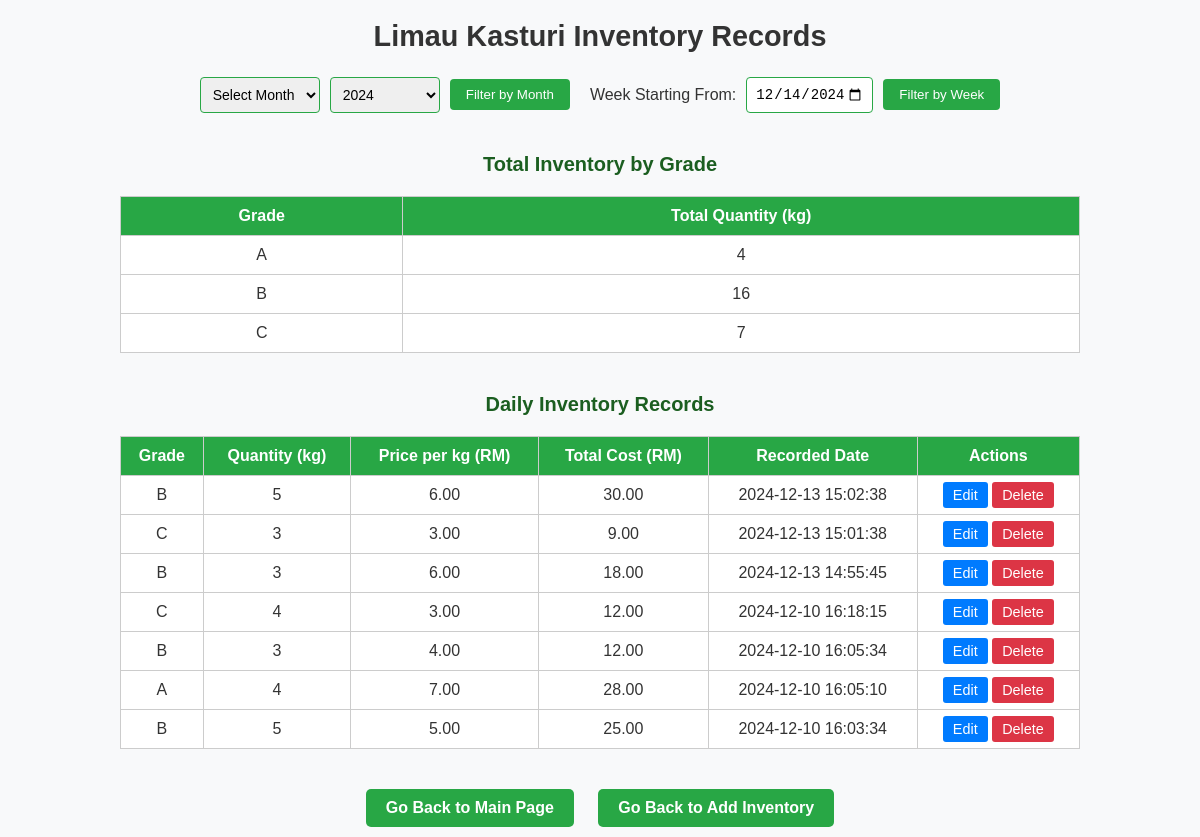
Page /InventoryManagementSystem/view_inventory.php on the committed database.
### tables this page shows
CREATE TABLE `inventory` (
  `id` int NOT NULL,
  `grade` enum('A','B','C') NOT NULL,
  `quantity` int NOT NULL,
  `price_per_kg` decimal(10,2) NOT NULL,
  `total_cost` decimal(10,2) GENERATED ALWAYS AS ((`quantity` * `price_per_kg`)) STORED,
  `recorded_date` timestamp NOT NULL DEFAULT CURRENT_TIMESTAMP
);

### InventoryManagementSystem/view_inventory.php (the view, shortened to what this page needs)
<?php
include '../db.php';
$sql = "SELECT * FROM inventory ORDER BY recorded_date DESC";
$sql_totals = "SELECT grade, SUM(quantity) AS total_quantity
               FROM inventory
               GROUP BY grade
               ORDER BY grade ASC";
?>
<!DOCTYPE html>
<html lang="en">
<head>
</head>
<body>
    <h2>Limau Kasturi Inventory Records</h2>
    <div class="filter-container">
        <form method="GET" class="filter-form">
            <select name="month" required>
                <option value="">Select Month</option>
            </select>
            <select name="year" required>
                <?php
                $current_year = isset($_GET['year']) ? $_GET['year'] : date('Y');
                for ($year = 2024; $year <= 2040; $year++) {
                    $selected = ($current_year == $year) ? 'selected' : '';
                    echo "<option value='$year' $selected>$year</option>";
                }
                ?>
            </select>
            <button type="submit" name="filter_monthly">Filter by Month</button>
        </form>
        <form method="GET" class="filter-form">
            <label>Week Starting From:</label>
            <input type="date" name="week_start"
                   value="<?php echo isset($_GET['week_start']) ? $_GET['week_start'] : date('Y-m-d'); ?>"
                   max="<?php echo date('Y-m-d'); ?>"
                   required>
            <button type="submit" name="filter_weekly">Filter by Week</button>
        </form>
    </div>
    <?php
    $result = $conn->query($sql);
    $totals = $conn->query($sql_totals);
    ?>
    <div style="margin-top: 40px;">
        <h3>Total Inventory by Grade</h3>
        <table>
            <thead>
                <tr>
                    <th>Grade</th>
                    <th>Total Quantity (kg)</th>
                </tr>
            </thead>
            <tbody>
                <?php
                if ($totals->num_rows > 0) {
                    while ($row = $totals->fetch_assoc()) {
                        echo "<tr>
                                <td>{$row['grade']}</td>
                                <td>{$row['total_quantity']}</td>
                              </tr>";
                    }
                } else {
                    echo "<tr><td colspan='2'>No inventory found.</td></tr>";
                }
                ?>
            </tbody>
        </table>
    </div>
    <div style="margin-top: 40px;">
        <h3>Daily Inventory Records</h3>
        <table>
            <thead>
                <tr>
                    <th>Grade</th>
                    <th>Quantity (kg)</th>
                    <th>Price per kg (RM)</th>
                    <th>Total Cost (RM)</th>
                    <th>Recorded Date</th>
                    <th>Actions</th>
                </tr>
            </thead>
            <tbody>
                <?php
                if ($result->num_rows > 0) {
                    while ($row = $result->fetch_assoc()) {
                        echo "<tr>
                                <td>{$row['grade']}</td>
                                <td>{$row['quantity']}</td>
                                <td>{$row['price_per_kg']}</td>
                                <td>{$row['total_cost']}</td>
                                <td>{$row['recorded_date']}</td>
                                <td>
                                    <a href='edit_inventory.php?id={$row['id']}' class='edit-btn'>Edit</a>
                                    <a href='delete_inventory.php?id={$row['id']}' class='delete-btn' onclick='return confirm(\"Are you sure you want to delete this record?\")'>Delete</a>
                                </td>
                              </tr>";
                    }
                } else {
                    echo "<tr><td colspan='6'>No records found.</td></tr>";
                }
                ?>
            </tbody>
        </table>
    </div>
    <div class="button-container">
        <a href="index.php" class="action-button">Go Back to Main Page</a>
        <a href="add_inventory.php" class="action-button">Go Back to Add Inventory</a>
    </div>
</body>
</html>

### InventoryManagementSystem/view_inventory.php (style rules this page uses)
body { font-family: Arial, sans-serif; margin: 0; padding: 0; background-color: #f8f9fa; color: #333; }
h2 { text-align: center; font-size: 1.8em; margin-top: 20px; }
table { width: 80%; margin: 20px auto; border-collapse: collapse; }
table, th, td { border: 1px solid #ccc; text-align: center; padding: 10px; }
th { background-color: #28a745; color: white; }
td { background-color: white; }
.button-container { text-align: center; margin-top: 30px; }
.action-button { display: inline-block; padding: 10px 20px; background-color: #28a745; color: white; text-decoration: none; border-radius: 5px; font-weight: bold; margin: 10px; transition: background-color 0.3s; }
.edit-btn, .delete-btn { padding: 5px 10px; color: white; text-decoration: none; border-radius: 3px; font-size: 0.9em; }
.edit-btn { background-color: #007bff; }
.delete-btn { background-color: #dc3545; }
.filter-container { display: flex; justify-content: center; gap: 20px; margin: 20px 0; }
.filter-form { display: flex; gap: 10px; align-items: center; }
.filter-form select, .filter-form input[type="date"] { padding: 8px; border: 1px solid #28a745; border-radius: 4px; font-size: 14px; }
.filter-form button { padding: 8px 16px; background-color: #28a745; color: white; border: none; border-radius: 4px; cursor: pointer; }
h3 { text-align: center; color: #1b5e20; font-size: 20px; margin: 30px 0 20px; font-weight: bold; }

### rows in the picture
inventory: grade "B", quantity "5", price_per_kg "6.00", total_cost "30.00", recorded_date "2024-12-13 15:02:38"
inventory: grade "C", quantity "3", price_per_kg "3.00", total_cost "9.00", recorded_date "2024-12-13 15:01:38"
inventory: grade "B", quantity "3", price_per_kg "6.00", total_cost "18.00", recorded_date "2024-12-13 14:55:45"
inventory: grade "C", quantity "4", price_per_kg "3.00", total_cost "12.00", recorded_date "2024-12-10 16:18:15"
inventory: grade "B", quantity "3", price_per_kg "4.00", total_cost "12.00", recorded_date "2024-12-10 16:05:34"
inventory: grade "A", quantity "4", price_per_kg "7.00", total_cost "28.00", recorded_date "2024-12-10 16:05:10"
inventory: grade "B", quantity "5", price_per_kg "5.00", total_cost "25.00", recorded_date "2024-12-10 16:03:34"

### other values in the picture
$row['grade'] "A"
$row['total_quantity'] "4"
$row['grade'] "B"
$row['total_quantity'] "16"
$row['grade'] "C"
$row['total_quantity'] "7"
form field year "2024"
